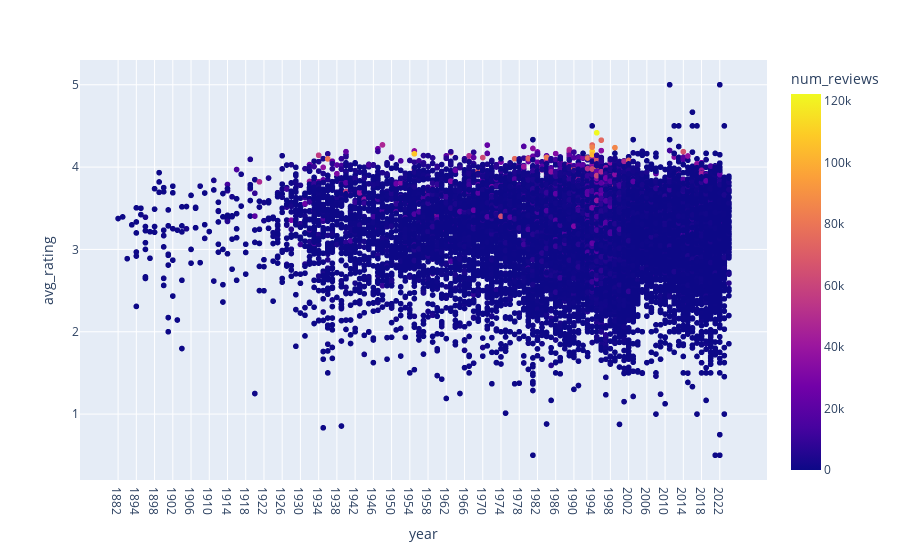

Notebook source saved alongside this figure:
### Markdown cell above
# Data Exploration

### Code cell
m_year = movies.sort_values(by=['year'])
fig = px.scatter(m_year, x='year', y='avg_rating', hover_data=['title', 'num_reviews'], color='num_reviews')
fig.show()

### Figure 1 — Plotly figure (JSON) as saved in the notebook; plotly's stock layout.template omitted (floating-point values rounded to 4 significant figures; data arrays with more than 128 entries replaced by an {"elided": "..."} marker saying what was removed)
{"data": [{"customdata": {"elided": "16351x2 mixed values"}, "hovertemplate": "year=%{x}<br>avg_rating=%{y}<br>title=%{customdata[0]}<br>num_reviews=%{marker.color}<extra></extra>", "legendgroup": "", "marker": {"color": {"elided": "16351 int values"}, "coloraxis": "coloraxis", "symbol": "circle"}, "mode": "markers", "name": "", "showlegend": false, "type": "scattergl", "x": {"elided": "16351 str values"}, "xaxis": "x", "y": {"elided": "16351 float values"}, "yaxis": "y"}], "layout": {"coloraxis": {"colorbar": {"title": {"text": "num_reviews"}}, "colorscale": [[0, "#0d0887"], [0.1111, "#46039f"], [0.2222, "#7201a8"], [0.3333, "#9c179e"], [0.4444, "#bd3786"], [0.5556, "#d8576b"], [0.6667, "#ed7953"], [0.7778, "#fb9f3a"], [0.8889, "#fdca26"], [1, "#f0f921"]]}, "legend": {"tracegroupgap": 0}, "margin": {"t": 60}, "xaxis": {"anchor": "y", "domain": [0, 1], "title": {"text": "year"}}, "yaxis": {"anchor": "x", "domain": [0, 1], "title": {"text": "avg_rating"}}}}
